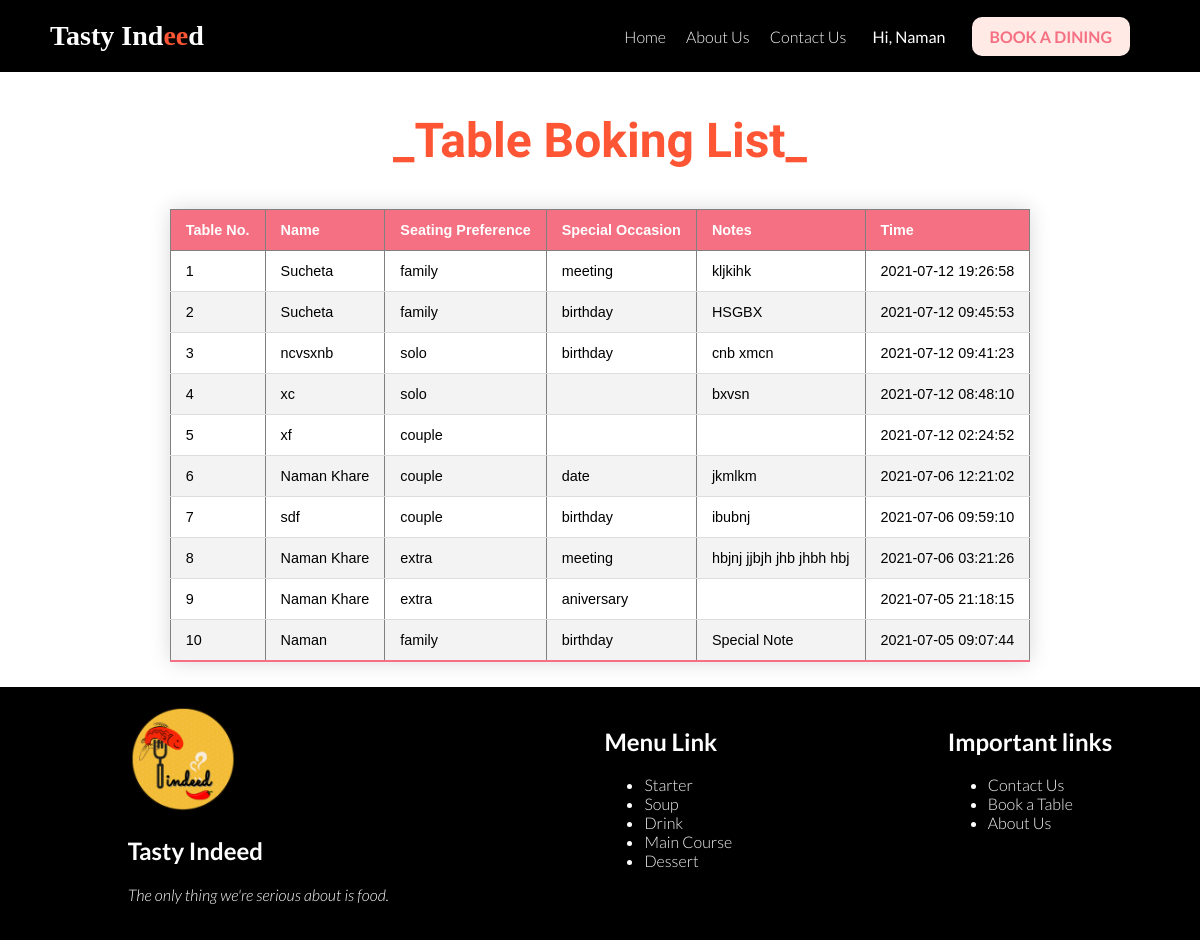
The app's page /viewbooking.php (signed in) with its own data.
### tables this page shows
CREATE TABLE `user` (
  `id` int(11) NOT NULL,
  `name` varchar(255) NOT NULL,
  `email` varchar(255) NOT NULL,
  `password` varchar(255) NOT NULL,
  `is_admin` int(11) NOT NULL,
  `created_at` datetime NOT NULL DEFAULT current_timestamp(),
  `updated_at` datetime NOT NULL
);

CREATE TABLE `tablebook` (
  `id` int(11) NOT NULL,
  `name` varchar(255) NOT NULL,
  `seatingcapacity` varchar(255) NOT NULL,
  `specialoccasion` varchar(255) DEFAULT 'NA',
  `additionalnotes` longtext DEFAULT NULL,
  `created_at` datetime NOT NULL DEFAULT current_timestamp()
);

### session.php (called while the page is built, shortened)
<?php
   include('config_db.php');
if(isset($_SESSION['login_user'])){
    $user_check = $_SESSION['login_user'];
    $ses_sql = mysqli_query($conn,"select email, name,is_admin from user where email = '$user_check' ");
    $row = mysqli_fetch_array($ses_sql,MYSQLI_ASSOC);
    $login_session_name = $row['name'];
}
?>

### viewbooking.php (the view, shortened to what this page needs)
<?php include('session.php');
?>
<?php
   $sql = "select id,name,seatingcapacity,specialoccasion,additionalnotes, created_at from tablebook ORDER BY created_at DESC";
    $result = mysqli_query($conn, $sql);
    $rows = mysqli_fetch_all($result, MYSQLI_ASSOC);
    $count = 1;
   include("includes/components/header.php");
   ?>
<section>
<div class="wrapper contact">
    <h2 class="title">Table Boking List</h2>
<table class="contact-table" border="1" style="margin-left: auto;
  margin-right: auto;">
            <thead>
                <tr>
                    <th rowspan="2">Table No.</th>
                    <th rowspan="2">Name</th>
                    <th rowspan="2">Seating Preference</td>
                    <th rowspan="2">Special Occasion</td>
                    <th rowspan="2">Notes</th>
                    <th rowspan="2">Time</th>
                </tr>
            </thead>
            <tbody>
                <?php foreach($rows as $row){ ?>
                   <?php
                   echo "<tr><td>". $count++ . "</td>";
                   echo "<td>". $row['name'] . "</td>";
                    echo "<td>". $row['seatingcapacity'] . "</td>";
                    echo "<td>". $row['specialoccasion'] . "</td>";
                    echo "<td>". $row['additionalnotes'] . "</td>";
                    echo "<td>". $row['created_at'] . "</td></tr>";
                    ?>
                <?php } ?>
            </tbody>
        </table>
</div>
</section>
<?php include("includes/components/footer.php");?>

### includes/components/header.php (shortened to what this page needs)
<?php include_once("session.php");
?>
<!DOCTYPE html>
<html lang="en">
<head>
    <link rel="stylesheet" href="includes/css/style.css">
    <link href='https://api.mapbox.com/mapbox-gl-js/v2.3.1/mapbox-gl.css' rel='stylesheet' />
</head>
<body>
    <header class="header">
        <nav class="navbar">
            <div class="logo">
                <a href="./" class="nav-link select"><span class="logoText">Tasty Ind<span class="logoText blue">ee</span>d </span></a>
            </div>
            <div class="menu">
                <ul role="menu" aria-label="navbar" aria-expanded="true"  class="navUl" >
                    <li nav-item><a href="./" class="nav-link select">Home</a></li>
                    <li nav-item><a href="./aboutus.php" class="nav-link">About Us</a></li>
                    <li nav-item><a href="contactus.php" class="nav-link">Contact Us</a></li>
                    <?php if(isset($_SESSION['login_user'])): ?>
                    <div class="dropdown">
                        <button class="dropbtn"><?php echo "Hi, " .$login_session_name;?>
                        </button>
                    </div>
                    <?php else: ?>
                        <li nav-item><a style="cursor:pointer;" onclick="return loginModel();" class="nav-link">Login / Signup</a></li>
                    <?php endif; ?>
                    <?php if(isset($_SESSION['login_user'])): ?>
                    <li nav-item><a href="./booktable.php" class="nav-link"><span id="callToAction">Book a dining</span></a></li>
                    <?php else: ?>
                        <li nav-item><a class="nav-link"><span id="callToAction" onclick="return loginModel();">Book a dining</span></a></li>
                    <?php endif; ?>
                </ul>
            </div>
        </nav>
    </header><?php include("includes/components/login.php"); ?>

### includes/components/footer.php (shortened to what this page needs)
    <section>
        <div class="wrapper footer">
            <div class="left">
                <div class="flogo">
                    <img src="includes/images/logo.png" alt="logo" width="110px">
                    <h2>Tasty Indeed</h2>
                </div>
                <p>The only thing we're serious about is food.</p>
            </div>
            <div class="center">
                <h2 class="list-title">Menu Link</h2>
                <ul class="list-items">
                    <li> <a href="./starters.php">Starter</a> </li>
                    <li> <a href="./soup.php">Soup</a> </li>
                    <li> <a href="./drinks.php">Drink </a> </li>
                    <li> <a href="./maincourse.php">Main Course</a> </li>
                    <li> <a href="./desserts.php">Dessert</a> </li>
                </ul>
            </div>
            <div class="right">
                <div class="links">
                    <h2 class="list-title">Important links</h2>
                    <ul class="list-items">
                        <li> <a href="./contactus.php">Contact Us</a> </li>
                        <li> <a href="./booktable.php">Book a Table </a> </li>
                        <li> <a href="./aboutus.php">About Us</a> </li>
                    </ul>
                    <div class="social-footer">
                    </div>
                </div>
            </div>
        </div>
    </section>
</body>
</html>

### includes/css/style.css (style rules this page uses)
:root { --blue: #007bff; --indigo: #6610f2; --purple: #6f42c1; --pink: #e83e8c; --red: #dc3545; --orange: #fd7e14; --yellow: #ffc107; --green: #28a745; --teal: #20c997; --cyan: #17a2b8; --white: #fff; --gray: #6c757d; --gray-dark: #343a40; --primary: #FE5634; --secondary: rgb(245, 112, 130);; --success: #28a745; --info: #17a2b8; --warning: #ffc107; --danger: #dc3545; --light: #f8f9fa; --dark: #343a40; --breakpoint-xs: 0; --breakpoint-sm: 576px; --breakpoint-md: 768px; --breakpoint-lg: 992px; --breakpoint-xl: 1200px; }
body, html { margin: 0; padding: 0; overflow-x: hidden; font-family: "Lato", sans-serif; font-size: 62.5%; font-weight: 300; scroll-behavior: smooth; }
div, p, span { font-size: 1.6rem; }
header * { display: flex; justify-content: space-around; align-items: center; }
.logoText { color: white; font-family: MonticelloLTW01-Italic; font-size: 28px; font-weight: bold; }
.logoText.blue { color: var(--primary); }
.dropdown { float: left; overflow: hidden; display: block; }
.dropdown .dropbtn { font-size: 16px; border: none; outline: none; color: white; background-color: inherit; font-family: inherit; margin: 0; }
.navbar { width: 100%; max-width: 110rem; margin: 0px auto; display: flex; flex-wrap: nowrap; height: 100%; justify-content: space-between; align-items: center; position: relative; z-index: 1; }
.navUl { width: 100%; list-style: none; max-width: 100%; height: 72px; flex-wrap: nowrap; background: transparent; align-items: center; display: flex; justify-content: flex-end; user-select: none; opacity: 1; padding: 1.7rem 0px; margin: 0px; transition: opacity 0.25s linear 0s, visibility 0.25s linear 0s, height 0.25s cubic-bezier(0.52, 0.16, 0.24, 1) 0s; }
.navUl > * { margin-right: 2rem; }
li >a { text-decoration: none; color: whitesmoke; font-size: 16px; }
a { text-decoration: none; }
#callToAction { background-color: #FFEAE6; padding: 1rem 1.8rem; border-radius: 10px; color: var(--secondary); text-transform: uppercase; font-weight: bold; }
.header { width: 100%; max-width: 100%; display: block; position: relative; height: 7.2rem; justify-content: space-between; align-items: center; top: 0px; transition: opacity 0.25s linear 0s, height 0.56s cubic-bezier(0.52, 0.16, 0.24, 1) 0s; background-color: black; }
.title { font-family: 'Tangerine', cursive; text-align: center; width: 100%; color: var(--primary); font-weight: 700; font-size: 3em; }
.title::after { content: '_'; }
.title::before { content: '_'; }
.wrapper { width: 100%; justify-content:center; }
.footer { background-color: black; padding:20px; color: white; display: inline-flex; justify-content: space-around; flex-wrap: wrap; }
.footer p { font-style: italic; }
.contact-table { max-width: 80%; border-collapse: collapse; margin: 25px 0; font-size: 0.9em; font-family: sans-serif; min-width: 400px; box-shadow: 0 0 20px rgba(0, 0, 0, 0.15); }
.contact-table thead tr { background-color: var(--secondary); color: #ffffff; text-align: left; }
.contact-table th, .contact-table td { padding: 12px 15px; }
.contact-table tbody tr { border-bottom: 1px solid #dddddd; }
.contact-table tbody tr:nth-of-type(even) { background-color: #f3f3f3; }
.contact-table tbody tr:last-of-type { border-bottom: 2px solid var(--secondary); }

### records on screen
user: name "Naman"
tablebook: name "Sucheta", seatingcapacity "family", specialoccasion "meeting", additionalnotes "kljkihk", created_at "2021-07-12 19:26:58"
tablebook: name "Sucheta", seatingcapacity "family", specialoccasion "birthday", additionalnotes "HSGBX", created_at "2021-07-12 09:45:53"
tablebook: name "ncvsxnb", seatingcapacity "solo", specialoccasion "birthday", additionalnotes "cnb xmcn", created_at "2021-07-12 09:41:23"
tablebook: name "xc", seatingcapacity "solo", additionalnotes "bxvsn", created_at "2021-07-12 08:48:10"
tablebook: name "xf", seatingcapacity "couple", created_at "2021-07-12 02:24:52"
tablebook: name "Naman Khare", seatingcapacity "couple", specialoccasion "date", additionalnotes "jkmlkm", created_at "2021-07-06 12:21:02"
tablebook: name "sdf", seatingcapacity "couple", specialoccasion "birthday", additionalnotes "ibubnj", created_at "2021-07-06 09:59:10"
tablebook: name "Naman Khare", seatingcapacity "extra", specialoccasion "meeting", additionalnotes "hbjnj jjbjh jhb jhbh hbj", created_at "2021-07-06 03:21:26"
tablebook: name "Naman Khare", seatingcapacity "extra", specialoccasion "aniversary", created_at "2021-07-05 21:18:15"
tablebook: name "Naman", seatingcapacity "family", specialoccasion "birthday", additionalnotes "Special Note", created_at "2021-07-05 09:07:44"
